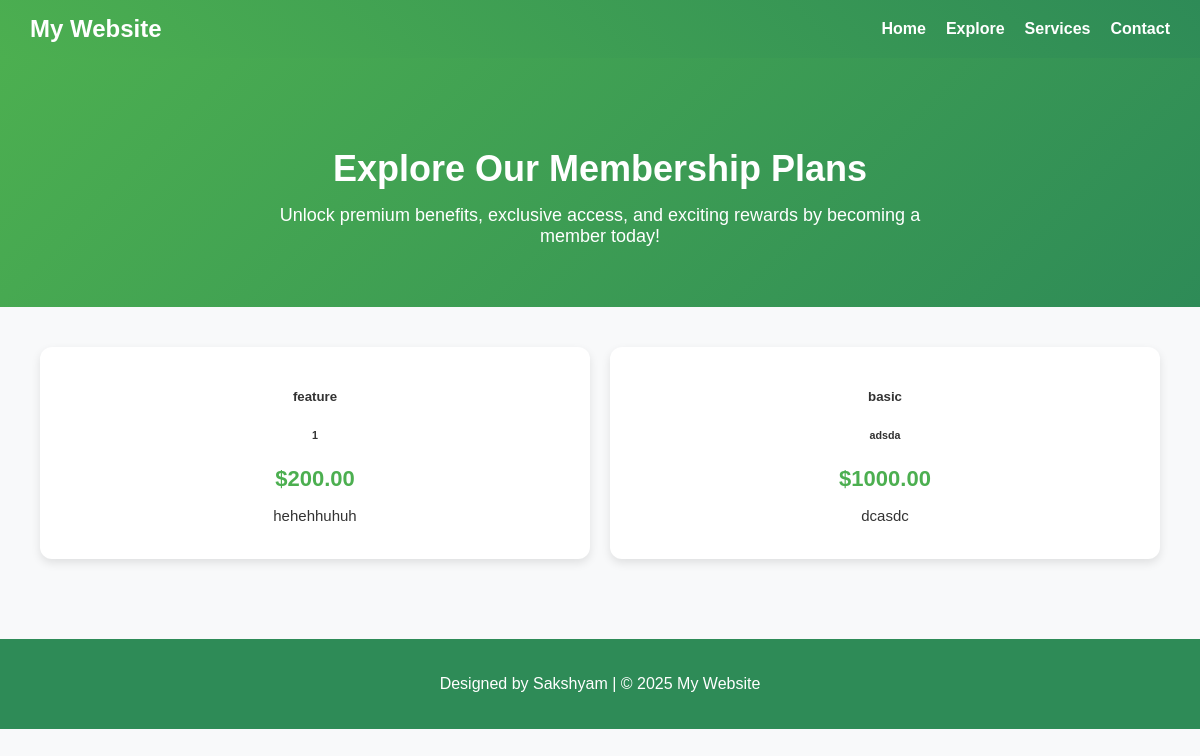
/explore/, run on the app's committed database.
### main/models.py (models this page shows, shortened)
class Plan(models.Model):
    name=models.CharField(max_length=100, unique=True)
    description=models.TextField(help_text="Description of the plan")
    price=models.DecimalField(max_digits=10, decimal_places=2)
    duration=models.CharField(max_length=50)
    features=models.TextField(help_text="List of features included in the plan")

### main/views.py (the view)
# urls.py: path('explore/', views.Plans, name='explore'),
def Plans(request):
    plans=Plan.objects.all()
    return render(request,'main/explore.html',{'plans':plans})

### main/templates/main/explore.html (shortened to what this page needs)
<!DOCTYPE html>
<html lang="en">
{% load static %}
<head>
</head>
<body>
  <div class="navbar">
    <h1>My Website</h1>
    <div class="nav-links">
      <a href="/">Home</a>
      <a href="/explore">Explore</a>
      <a href="#">Services</a>
      <a href="#">Contact</a>
    </div>
  </div>
  <div class="hero">
    <h2>Explore Our Membership Plans</h2>
    <p>Unlock premium benefits, exclusive access, and exciting rewards by becoming a member today!</p>
  </div>
  <div class="membership-section">
    {% for plan in plans %}
    <div class="card">
      <h5 class="card-title">{{plan.name}}</h5>
      <h6 class="card-subtitle mb-2 text-muted">{{plan.description}}</h6>
      <h4 class="price">${{plan.price}}</h4>
      <p class="card-text">{{plan.features}}</p>
    </div>
    {%endfor%}
  </div>
  <div class="footer">
    <p>Designed by Sakshyam | &copy; 2025 My Website</p>
  </div>
</body>
</html>

### main/templates/main/explore.html (style rules this page uses)
body { margin: 0; font-family: Arial, sans-serif; background: #f8f9fa; color: #333; }
.navbar { display: flex; justify-content: space-between; align-items: center; background: linear-gradient(45deg, #4CAF50, #2E8B57); padding: 15px 30px; color: white; }
.navbar h1 { margin: 0; font-size: 24px; }
.nav-links { display: flex; gap: 20px; }
.nav-links a { color: white; text-decoration: none; font-weight: bold; transition: color 0.3s; }
.hero { text-align: center; padding: 60px 20px; background: linear-gradient(135deg, #4CAF50, #2E8B57); color: white; }
.hero h2 { font-size: 36px; margin-bottom: 15px; }
.hero p { font-size: 18px; max-width: 700px; margin: 0 auto; }
.membership-section { display: grid; grid-template-columns: repeat(auto-fit, minmax(280px, 1fr)); gap: 20px; padding: 40px; }
.card { background: white; border-radius: 12px; box-shadow: 0 4px 10px rgba(0,0,0,0.1); padding: 20px; text-align: center; transition: transform 0.3s; }
.card p { font-size: 15px; margin: 15px 0; }
.price { font-size: 22px; font-weight: bold; margin: 10px 0; color: #4CAF50; }
.footer { text-align: center; padding: 20px; background: #2E8B57; color: white; margin-top: 40px; }

### data on the page
Plan: name "feature", description "1", price "200.00", features "hehehhuhuh"
Plan: name "basic", description "adsda", price "1000.00", features "dcasdc"
